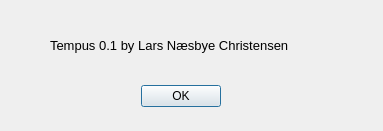
<?xml version="1.0" encoding="UTF-8"?>
<ui version="4.0">
 <class>AboutDialog</class>
 <widget class="QDialog" name="AboutDialog">
  <property name="geometry">
   <rect>
    <x>0</x>
    <y>0</y>
    <width>383</width>
    <height>131</height>
   </rect>
  </property>
  <property name="windowTitle">
   <string>About Tempus</string>
  </property>
  <widget class="QDialogButtonBox" name="buttonBox">
   <property name="geometry">
    <rect>
     <x>140</x>
     <y>80</y>
     <width>81</width>
     <height>32</height>
    </rect>
   </property>
   <property name="orientation">
    <enum>Qt::Horizontal</enum>
   </property>
   <property name="standardButtons">
    <set>QDialogButtonBox::Ok</set>
   </property>
   <property name="centerButtons">
    <bool>false</bool>
   </property>
  </widget>
  <widget class="QLabel" name="label">
   <property name="geometry">
    <rect>
     <x>50</x>
     <y>20</y>
     <width>271</width>
     <height>51</height>
    </rect>
   </property>
   <property name="font">
    <font>
     <pointsize>10</pointsize>
    </font>
   </property>
   <property name="text">
    <string>Tempus 0.1 by Lars Næsbye Christensen</string>
   </property>
  </widget>
 </widget>
 <resources/>
 <connections>
  <connection>
   <sender>buttonBox</sender>
   <signal>accepted()</signal>
   <receiver>AboutDialog</receiver>
   <slot>accept()</slot>
   <hints>
    <hint type="sourcelabel">
     <x>248</x>
     <y>254</y>
    </hint>
    <hint type="destinationlabel">
     <x>157</x>
     <y>274</y>
    </hint>
   </hints>
  </connection>
  <connection>
   <sender>buttonBox</sender>
   <signal>rejected()</signal>
   <receiver>AboutDialog</receiver>
   <slot>reject()</slot>
   <hints>
    <hint type="sourcelabel">
     <x>316</x>
     <y>260</y>
    </hint>
    <hint type="destinationlabel">
     <x>286</x>
     <y>274</y>
    </hint>
   </hints>
  </connection>
 </connections>
</ui>
